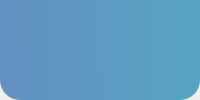
     <widget class="QFrame" name="frame">
      <property name="styleSheet">
       <string notr="true">background: none;</string>
      </property>
      <property name="frameShape">
       <enum>QFrame::NoFrame</enum>
      </property>
      <property name="frameShadow">
       <enum>QFrame::Raised</enum>
      </property>
      <layout class="QHBoxLayout" name="horizontalLayout">
       <property name="spacing">
        <number>0</number>
       </property>
       <property name="leftMargin">
        <number>0</number>
       </property>
       <property name="topMargin">
        <number>0</number>
       </property>
       <property name="rightMargin">
        <number>0</number>
       </property>
       <property name="bottomMargin">
        <number>0</number>
       </property>
       <item>
        <widget class="QFrame" name="frame_5">
         <property name="frameShape">
          <enum>QFrame::NoFrame</enum>
         </property>
         <property name="frameShadow">
          <enum>QFrame::Plain</enum>
         </property>
         <property name="lineWidth">
          <number>0</number>
         </property>
         <layout class="QVBoxLayout" name="verticalLayout_5">
          <property name="spacing">
           <number>0</number>
          </property>
          <property name="leftMargin">
           <number>0</number>
          </property>
          <property name="topMargin">
           <number>0</number>
          </property>
          <property name="rightMargin">
           <number>0</number>
          </property>
          <property name="bottomMargin">
           <number>0</number>
          </property>
          <item>
           <widget class="QFrame" name="Header">
            <property name="minimumSize">
             <size>
              <width>0</width>
              <height>50</height>
             </size>
            </property>
            <property name="styleSheet">
             <string notr="true">background-color: qlineargradient(spread:pad, x1:0, y1:0.006, x2:1, y2:0, stop:0 #6391C1, stop:0.900498 #58A2C2);
border-bottom-left-radius: 20px;
border-bottom-right-radius: 20px;</string>
            </property>
            <property name="frameShape">
             <enum>QFrame::NoFrame</enum>
            </property>
            <property name="frameShadow">
             <enum>QFrame::Plain</enum>
            </property>
            <layout class="QHBoxLayout" name="horizontalLayout_5" stretch="0,0,0">
             <property name="spacing">
              <number>0</number>
             </property>
             <property name="leftMargin">
              <number>0</number>
             </property>
             <property name="topMargin">
              <number>0</number>
             </property>
             <property name="rightMargin">
              <number>0</number>
             </property>
             <property name="bottomMargin">
              <number>0</number>
             </property>
             <item>
              <spacer name="horizontalSpacer">
               <property name="orientation">
                <enum>Qt::Horizontal</enum>
               </property>
               <property name="sizeHint" stdset="0">
                <size>
                 <width>40</width>
                 <height>20</height>
                </size>
               </property>
              </spacer>
             </item>
             <item>
              <widget class="QPushButton" name="pushButton_2">
               <property name="sizePolicy">
                <sizepolicy hsizetype="Minimum" vsizetype="Ignored">
                 <horstretch>0</horstretch>
                 <verstretch>0</verstretch>
                </sizepolicy>
               </property>
               <property name="minimumSize">
                <size>
                 <width>0</width>
                 <height>0</height>
                </size>
               </property>
               <property name="cursor">
                <cursorShape>PointingHandCursor</cursorShape>
               </property>
               <property name="styleSheet">
                <string notr="true">background: none;</string>
               </property>
               <property name="text">
                <string/>
               </property>
               <property name="icon">
                <iconset>
                 <normalon>:/Logo/SCANOCR_logo_white.png</normalon>
                </iconset>
               </property>
               <property name="iconSize">
                <size>
                 <width>200</width>
                 <height>200</height>
                </size>
               </property>
              </widget>
             </item>
             <item>
              <spacer name="horizontalSpacer_2">
               <property name="orientation">
                <enum>Qt::Horizontal</enum>
               </property>
               <property name="sizeHint" stdset="0">
                <size>
                 <width>40</width>
                 <height>20</height>
                </size>
               </property>
              </spacer>
             </item>
            </layout>
           </widget>
          </item>
         </layout>
        </widget>
       </item>
      </layout>
     </widget>
